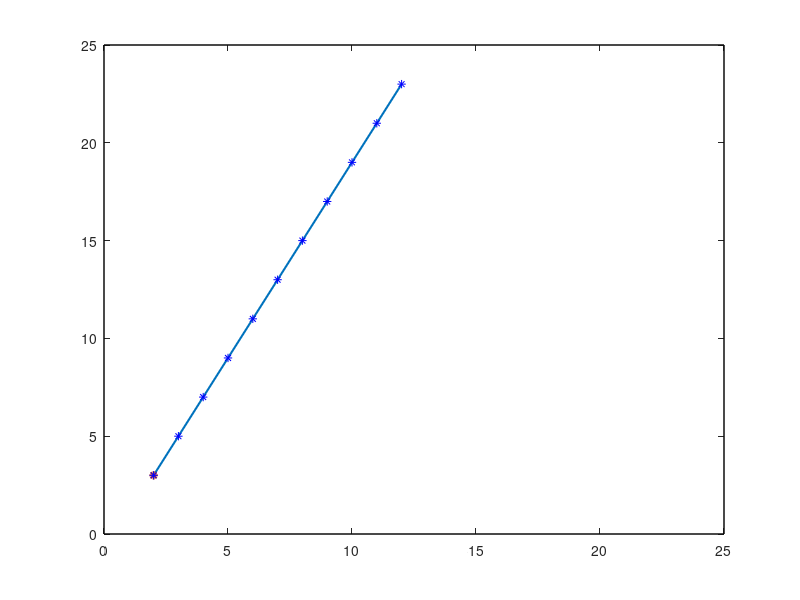

The MATLAB source for this figure:
clear all
close all


x0 = [2 3] ;
d = [1 2] ;
x1 = x0 + 10*d ;
X = [x0;x1] ;
%1
plot(X(:,1),X(:,2),'LineWidth',1.5)
hold on
%2
plot(x0(1),x0(2),'*','LineWidth',1.5)
rectangle('Position',[0 0 25 25])
%3
a = [0:1:10] ;
for i = 1:size(a,2)
    M = x0 +a(i)*d ;
    plot(M(1),M(2),'b*')
end